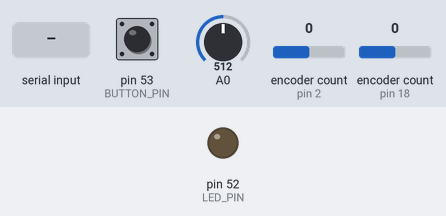
Simulated run of this sketch. Board: Arduino Mega 2560, built with avr-gcc and run on an emulated ATmega2560. On the bench: output pins drawn as LEDs (lit = HIGH). The test bench sets the inputs (shaded band); at power-on: pin 53 (BUTTON_PIN) HIGH, A0 = 512, encoder count (sensors on pin 2, pin 18) 0. What the sketch prints to the serial monitor is not drawn.

Above: at 4.2 s.
4.3 s: "1" received over Serial
At 4.7 s:
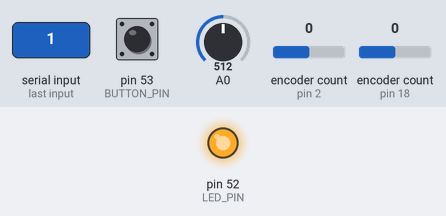
Timing chart, 0 to 7.3 s (numbered marks = the images above; inputs shaded):
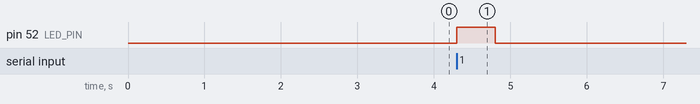

Measured:
- after the input at 4.3 s, pin 52 (LED_PIN): LOW → HIGH at once, → LOW 0.50 s later

The sketch:

TrackBall.ino
```cpp
/*
Dan Purcell
Track Ball
 */

#define ENCODER_OPTIMIZE_INTERRUPTS
#include <Encoder.h>

//Attach to interrupt pins
Encoder xEncoder(2, 3);
Encoder yEncoder(18, 19);

const int LED_PIN = 52;
const int BUTTON_PIN = 53;

void setup() {
  pinMode(LED_PIN, OUTPUT);
  pinMode(BUTTON_PIN, INPUT_PULLUP);
  digitalWrite(LED_PIN, LOW);
  delay(3000);
  Serial.begin(115200);
}

unsigned long nextTrackTime;
unsigned long ledTime;

float angle = 0;

boolean buttonState = false;

void loop() {
  buttonState = !digitalRead(BUTTON_PIN);

  if(millis() > nextTrackTime){
    angle = mapFloat(float(analogRead(A0)), 0.0, 1024.0, 0.0, 2*PI);

    nextTrackTime = millis() + 20;

    Serial.print("0");

    long x = xEncoder.read();
    long y = yEncoder.read();

    long rX = long((x * cos(angle)) + (y * sin(angle)));

    char sign = (rX > -1) ? '+' : '-';
    Serial.print(sign);

    padding(abs(rX), 4);

    Serial.print("\r\n");

    xEncoder.write(0); //Reset the encoder counts
    yEncoder.write(0);
  }

  if (Serial.available() > 0) {
    if (Serial.read() == '1') {
      digitalWrite(LED_PIN, HIGH);
      ledTime = millis() + 500;
    }
  }

  if (millis() > ledTime)
    digitalWrite(LED_PIN, LOW);
  else {
    if (buttonState) {
      delay(20);
      Serial.println("100000");
      delay(10000);
    }
  }
}

//zero pad and limit digits
void padding( int number, byte width ) {
 int currentMax = 10;
 for (byte i=1; i<width; i++){
   if (number < currentMax) {
     Serial.print("0");
   }
   currentMax *= 10;
 }
 Serial.print(number);
}

//like the builtin 'map' but for floats.
float mapFloat(float x, float in_min, float in_max, float out_min, float out_max)
{
 return (x - in_min) * (out_max - out_min) / (in_max - in_min) + out_min;
}
```
